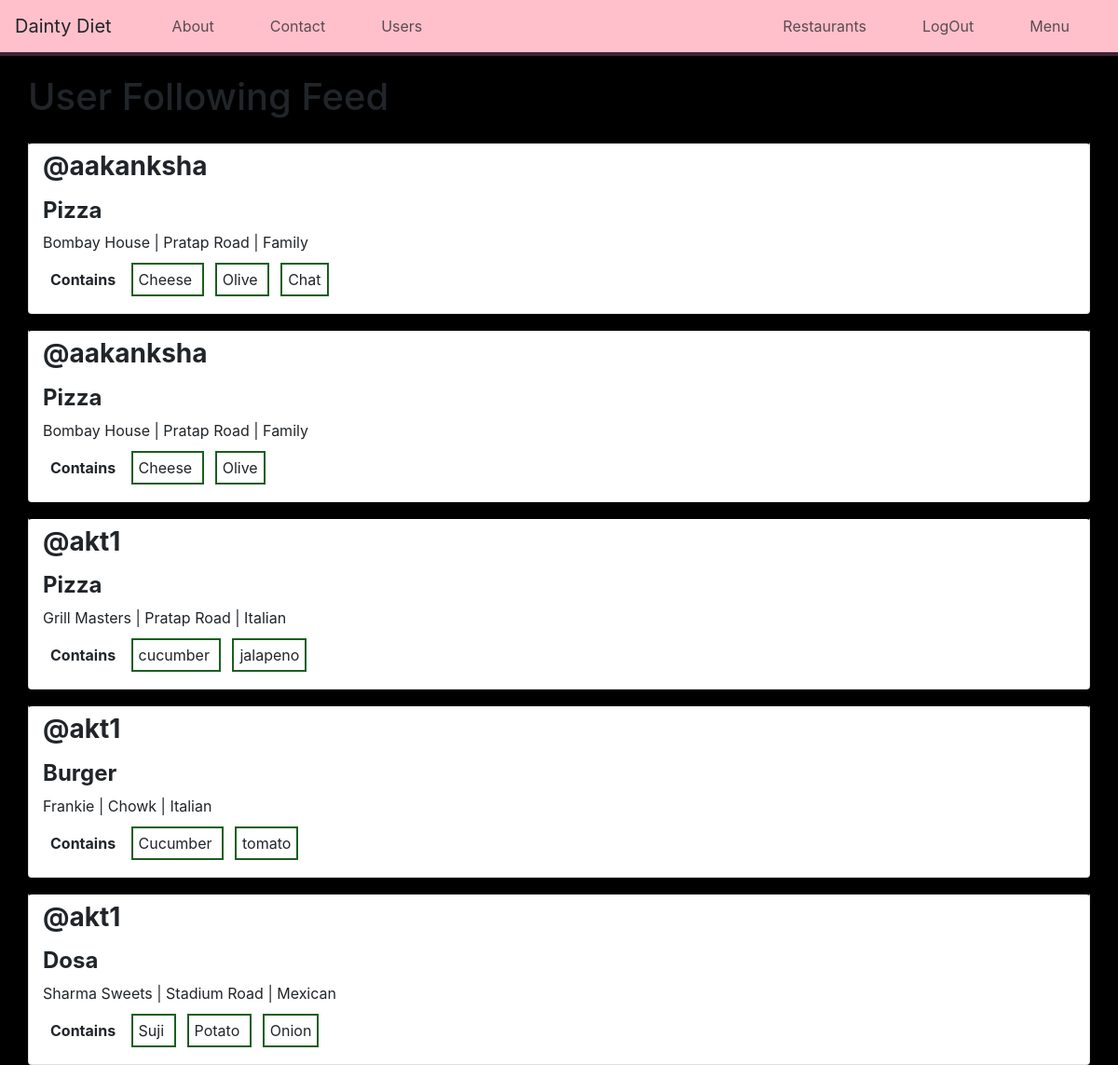
The app's page / (signed in) with its own data.
### menus/models.py (models this page shows, shortened)
class Item(models.Model):
	user=models.ForeignKey(settings.AUTH_USER_MODEL, on_delete=models.CASCADE)
	restaurants=models.ForeignKey(RestaurantLocation, on_delete=models.CASCADE)
	name=models.CharField(max_length=120)
	contents=models.TextField(help_text='separate each item by comma')
	excludes=models.TextField(blank=True,null=True,help_text='separate each item by comma')
	public=models.BooleanField(default=True)
	timestamp=models.DateTimeField(auto_now_add=True)
	updated=models.DateTimeField(auto_now=True)
	class Meta:
		ordering=['-updated','-timestamp']
	def get_contents(self):
		return self.contents.split(',')

### restaurants/models.py (models this page shows, shortened)
class RestaurantLocation(models.Model):
	owner=models.ForeignKey(User, on_delete=models.CASCADE)
	name= models.CharField(max_length=120)
	location=models.CharField(max_length=120,null=True,blank=True)
	category=models.CharField(max_length=120,null=True,blank=True,validators=[validate_category])
	timestamp=models.DateTimeField(auto_now_add=True)
	updated=models.DateTimeField(auto_now=True)
	slug=models.SlugField(null=True,blank=True)
	@property
	def title(self):
		return self.name

### menus/views.py (the view)
# urls.py: url(r'^$', HomeView.as_view(),name='home'),
class HomeView(View):
	def get(self,request,*args,**kwargs):
		if not request.user.is_authenticated():
			return render(request,'home.html',{})
		user=request.user
		is_following_user_ids=[x.user.id for x in user.is_following.all()]
		qs=Item.objects.filter(user__id__in=is_following_user_ids,public=True)
		return render(request,'menus/home-feed.html',{"object_list":qs})

### menus/templates/menus/home-feed.html (shortened to what this page needs)
{% extends 'base.html' %}
{% block content %}
<div class='row'>
	<h1> User Following Feed </h1>
{% for obj in object_list %}
	<div class="col-12 card mt-3 py-2">
		<h3><b><a href="{% url 'profiles:detail' username=obj.user.username %}">@{{obj.user.username}}</a></b></h3>
		<h4 class="mt-2"><b>{{obj.name}}</b></h4>
		<p> {{obj.restaurants.title}} | {{obj.restaurants.location}} | {{obj.restaurants.category}}</p>
<p>
	<b class="ml-2">Contains</b>
 	{% for ing in obj.get_contents %}
 	<span class="ingredient">{{ing}} </span>
 	{%endfor%}
</p>
</div>
{% endfor %}
</div>
{% endblock %}

### templates/base.html (shortened to what this page needs)
<!DOCTYPE html>
{% load staticfiles %}
<html>
	<head>
		{% include 'snippets/css.html' %}
		<link rel="stylesheet" href="{% static 'index.css' %}">
	</head>
	<body>
		<nav class="navbar">
			<a href="{% url 'home' %}" class="navbar-brand">Dainty Diet</a>
			<ul>
				<li><a href="{% url 'about' %}">About</a></li>
				<li><a href="{% url 'contact' %}">Contact</a></li>
				<li><a href="{% url 'profiles:users' %}">Users</a></li>
			</ul>
			<ul class="ml-auto">
			{% if request.user.is_authenticated %}
			<li><a href="{% url 'restaurants' %}">Restaurants</a></li>
			<li><a href="{% url 'logout' %}">LogOut</a></li>
			<li><a href="{% url 'menus:list' %}">Menu</a></li>
			{% else %}
			<li><a href="{% url 'login' %}">Login</a></li>
			<li><a href="{% url 'register' %}">Register</a></li>
			{% endif %}
			</ul>
		</nav>
	<div class="container" style="margin-top: 2.5vh;">
		{% block content %}
		{% endblock content %}
	</div>
	</body>
</html>

### templates/snippets/css.html (shortened to what this page needs)
<link rel="stylesheet" href="https://maxcdn.bootstrapcdn.com/bootstrap/4.0.0/css/bootstrap.min.css">

### staticfiles/index.css (style rules this page uses)
body { background-color: black; }

### templates/base.html (style rules this page uses)
a { color: inherit; text-decoration: none; }
nav { display: flex; align-items: center; height: 7.5vh; position: fixed; box-shadow: 0 0 1em black; background-color: pink; border-bottom: 0.25em solid #412234; padding: 0 2%; }
nav ul { height: 75%; display: flex; align-items: center; list-style: none; padding: 0; margin: 0; margin-left: 25px; }
nav ul li { height: 100%; }
nav ul a { height: 100%; padding: 0 2vw; margin-right: 12px; display: flex; align-items: center; justify-content: center; transition: all 0.2s ease-in-out; opacity: 0.75; border-radius: 8px; }
.navbar-brand { font-size: 1.25em; text-align: center; }
.ml-auto { margin-left: auto; }
.ingredient { margin-left: 12px; border: 2px solid #1b5e20; padding: 6px 6px; }
.card { transition:all 0.25s ease-in-out; }

### menus/templates/menus/home-feed.html (style rules this page uses)
.card { border-top: 2px solid black; }

### records on screen
Item: user.username "aakanksha", name "Pizza", restaurants "Bombay House", restaurants.location "Pratap Road", restaurants.category "Family", get_contents "Cheese" "Olive" "Chat"
Item: user.username "aakanksha", name "Pizza", restaurants "Bombay House", restaurants.location "Pratap Road", restaurants.category "Family", get_contents "Cheese" "Olive"
Item: user.username "akt1", name "Pizza", restaurants "Grill Masters", restaurants.location "Pratap Road", restaurants.category "Italian", get_contents "cucumber" "jalapeno"
Item: user.username "akt1", name "Burger", restaurants "Frankie", restaurants.location "Chowk", restaurants.category "Italian", get_contents "Cucumber" "tomato"
Item: user.username "akt1", name "Dosa", restaurants "Sharma Sweets", restaurants.location "Stadium Road", restaurants.category "Mexican", get_contents "Suji" "Potato" "Onion"
